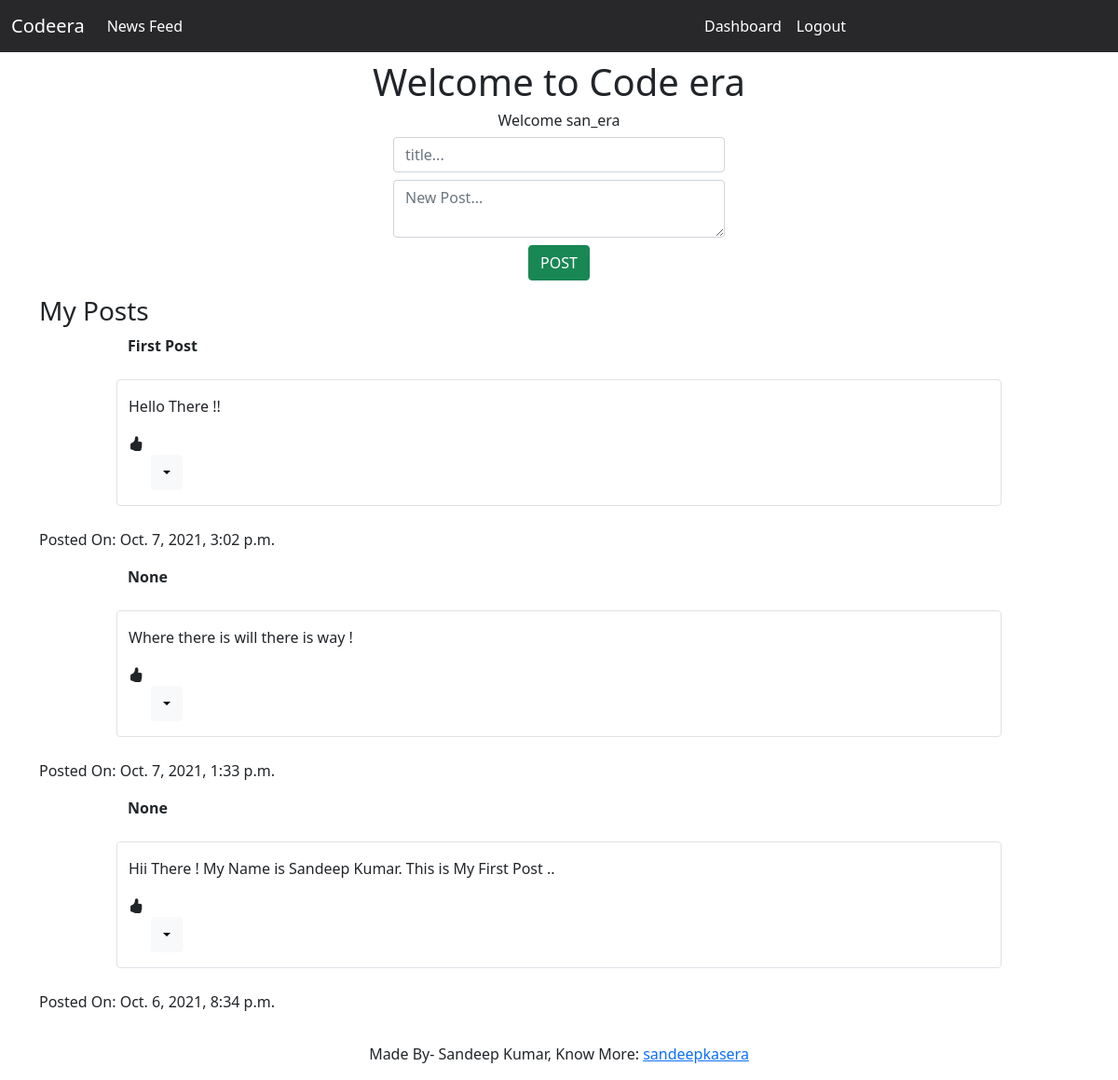
The page /dashboard/ (signed in) on the database its author committed.
### tweetcode/models.py (models this page shows, shortened)
class Posts(models.Model):
    user = models.ForeignKey(User, null=True, on_delete = models.CASCADE) #many users can many posts
    title = models.TextField(blank=True,null=True)
    content = models.TextField(blank=True,null=True)
    image = models.FileField(upload_to='images/',blank=True,null=True)
    timestamp = models.DateTimeField(auto_now_add=True)
    '''
    def __str__(self):
        return self.content
    '''
    class Meta:
        ordering = ['-id']

### tweetcode/views.py (the view, shortened to what this page needs)
# urls.py: path('dashboard/',dashboard),
def dashboard(request, *args, **kwargs):
    if request.user.is_anonymous:
        return redirect("/login/")
    print(request.user or None)
    print("home",request.user or None)
    qs = Posts.objects.filter(user=request.user)
    print(qs)
    return render(request,"pages/dashboard.html",context={'qs':qs},status=200)

### templates/pages/dashboard.html (shortened to what this page needs)
{% extends 'base.html' %}
{% block content %}
<div class="row text-center">
    <div class="col">
        <h1>Welcome to Code era</h1>
        <h6>Welcome {{request.user}}</h6>
    </div>
</div>
<div class="row mb-3">
    <div class='col-md-4 mx-auto col-10'>
        <form class="form text-center" id='post-create-form' method="POST" action='/dashboard/'>
            <input type='text' class='form-control' name='title' placeholder="title...">
            <textarea required class='form-control my-2' name='content' placeholder='New Post...'></textarea>
            <button type='submit' class='btn btn-success '>POST</button>
        </form>
    </div>
</div>
<h3>My Posts</h3>
<div class="row" id='posts'>
    {% for q in qs %}
    <div class='mb-4 col-12 col-md-10 mx-auto'><strong>{{ q.title}}</strong></div>
    <div class='mb-4 col-12 col-md-10 mx-auto border rounded py-3  post' id = 'post-"{{q.id }}"'><p>{{ q.content}}</p>
            <div><i class="bi bi-hand-thumbs-up-fill"></i></div>
                <form class="form" id='post-create-form' method="POST" action='/dashboard/'>
                    <div class="dropdown">
                        <button class="btn btn-light dropdown-toggle mx-4" type="button" id="dropdownMenuButton1" data-bs-toggle="dropdown" aria-expanded="false"></button>
                    </div>
                </form>
            </div>
        <p>Posted On: {{q.timestamp}}</p>
    {% endfor %}
    </div>
</div>
{% endblock content %}

### templates/base.html (shortened to what this page needs)
<!DOCTYPE html>
<html lang="en">
  <head>
    <link href="https://cdn.jsdelivr.net/npm/bootstrap@5.1.0/dist/css/bootstrap.min.css" rel="stylesheet">
    <link rel="stylesheet" href="https://cdn.jsdelivr.net/npm/bootstrap-icons@1.5.0/font/bootstrap-icons.css">
  </head>
  <body>
{% include "components/navbar.html" %}
<div class="container">
  {% block content %}
  {% endblock content %}
<footer class="page-footer bg-grey font-small teal">
  <div class="footer-copyright text-center py-3">Made By- Sandeep Kumar, Know More:
    <a href="https://sandeepkasera.netlify.app/">sandeepkasera</a>
  </div>
</footer>
  </body>
</html>

### templates/components/navbar.html (shortened to what this page needs)
<nav class="navbar navbar-expand-lg navbar-dark bg-postme mb-2">
  <div class="container-fluid">
    <a class="navbar-brand" href="/home/">Codeera</a>
    <div class="collapse navbar-collapse" id="navbarSupportedContent">
      <ul class="navbar-nav me-auto mb-2 mb-lg-0 ">
        <li class="nav-item">
          <a class="nav-link active" aria-current="page" href="/home/">News Feed</a>
        </li>
      </ul>
      <ul class="navbar-nav me-auto mb-2 mb-lg-0 ms-auto">
        <li class="nav-item ">
          <a class="nav-link active" href="/dashboard/">Dashboard</a>
        </li>
        <li class="nav-item mr-auto">
          <a class="nav-link active" href="/logout/">Logout</a>
        </li>
      </ul>
    </div>
  </div>
</nav>

### templates/base.html (style rules this page uses)
.bg-postme { background-color:#28282B!important; }

### rows shown on the page
Posts: title "First Post", content "Hello There !!", timestamp "Oct. 7, 2021, 3:02 p.m."
Posts: title "None", content "Where there is will there is way !", timestamp "Oct. 7, 2021, 1:33 p.m."
Posts: title "None", content "Hii There ! My Name is Sandeep Kumar. This is My First Post ..", timestamp "Oct. 6, 2021, 8:34 p.m."

### other values the page prints
{{ request.user }} "san_era"
